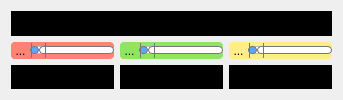
        <widget class="QWidget" name="model_1">
         <property name="styleSheet">
          <string notr="true"/>
         </property>
         <attribute name="title">
          <string>Tab 2</string>
         </attribute>
         <layout class="QGridLayout" name="gridLayout_5">
          <item row="1" column="2">
           <widget class="QFrame" name="barx_1">
            <property name="sizePolicy">
             <sizepolicy hsizetype="Preferred" vsizetype="Maximum">
              <horstretch>0</horstretch>
              <verstretch>0</verstretch>
             </sizepolicy>
            </property>
            <property name="styleSheet">
             <string notr="true">background-color: #FFED87;
border-radius: 4px;</string>
            </property>
            <property name="frameShape">
             <enum>QFrame::StyledPanel</enum>
            </property>
            <property name="frameShadow">
             <enum>QFrame::Raised</enum>
            </property>
            <layout class="QHBoxLayout" name="horizontalLayout_6">
             <property name="spacing">
              <number>0</number>
             </property>
             <property name="leftMargin">
              <number>0</number>
             </property>
             <property name="topMargin">
              <number>0</number>
             </property>
             <property name="rightMargin">
              <number>0</number>
             </property>
             <property name="bottomMargin">
              <number>0</number>
             </property>
             <item>
              <widget class="QToolButton" name="zoomxButton_1">
               <property name="text">
                <string>...</string>
               </property>
              </widget>
             </item>
             <item>
              <widget class="QSlider" name="sliderx_1">
               <property name="mouseTracking">
                <bool>false</bool>
               </property>
               <property name="styleSheet">
                <string notr="true">QSlider::groove:horizontal {
border: 1px solid #bbb;
background: white;
height: 6px;
border-radius: 4px;
}

QSlider::sub-page:horizontal {
background: rgb(85, 170, 255);
border: 1px solid #777;
height: 10px;
border-radius: 4px;
}

QSlider::add-page:horizontal {
background: #fff;
border: 1px solid #777;
height: 10px;
border-radius: 4px;
}

QSlider::handle:horizontal {
background: qlineargradient(x1:0, y1:0, x2:1, y2:1,
    stop:0 #eee, stop:1 #ccc);
border: 1px solid #777;
width: 13px;
margin-top: -8px;
margin-bottom: -8px;
border-radius: 4px;
}

QSlider::handle:horizontal:hover {
background: qlineargradient(x1:0, y1:0, x2:1, y2:1,
    stop:0 #fff, stop:1 #ddd);
border: 1px solid #444;
border-radius: 4px;
}

QSlider::sub-page:horizontal:disabled {
background: #eee;
border-color: #999;
}

QSlider::add-page:horizontal:disabled {
background: #eee;
border-color: #999;
}

QSlider::handle:horizontal:disabled {
background: #eee;
border: 1px solid #aaa;
border-radius: 4px;
}</string>
               </property>
               <property name="orientation">
                <enum>Qt::Horizontal</enum>
               </property>
              </widget>
             </item>
            </layout>
           </widget>
          </item>
          <item row="1" column="1">
           <widget class="QFrame" name="bary_1">
            <property name="styleSheet">
             <string notr="true">background-color: #8FE561;
border-radius: 4px;</string>
            </property>
            <property name="frameShape">
             <enum>QFrame::StyledPanel</enum>
            </property>
            <property name="frameShadow">
             <enum>QFrame::Raised</enum>
            </property>
            <layout class="QHBoxLayout" name="horizontalLayout_4">
             <property name="spacing">
              <number>0</number>
             </property>
             <property name="leftMargin">
              <number>0</number>
             </property>
             <property name="topMargin">
              <number>0</number>
             </property>
             <property name="rightMargin">
              <number>0</number>
             </property>
             <property name="bottomMargin">
              <number>0</number>
             </property>
             <item>
              <widget class="QToolButton" name="zoomyButton_1">
               <property name="text">
                <string>...</string>
               </property>
              </widget>
             </item>
             <item>
              <widget class="QSlider" name="slidery_1">
               <property name="mouseTracking">
                <bool>false</bool>
               </property>
               <property name="styleSheet">
                <string notr="true">QSlider::groove:horizontal {
border: 1px solid #bbb;
background: white;
height: 6px;
border-radius: 4px;
}

QSlider::sub-page:horizontal {
background: rgb(85, 170, 255);
border: 1px solid #777;
height: 10px;
border-radius: 4px;
}

QSlider::add-page:horizontal {
background: #fff;
border: 1px solid #777;
height: 10px;
border-radius: 4px;
}

QSlider::handle:horizontal {
background: qlineargradient(x1:0, y1:0, x2:1, y2:1,
    stop:0 #eee, stop:1 #ccc);
border: 1px solid #777;
width: 13px;
margin-top: -8px;
margin-bottom: -8px;
border-radius: 4px;
}

QSlider::handle:horizontal:hover {
background: qlineargradient(x1:0, y1:0, x2:1, y2:1,
    stop:0 #fff, stop:1 #ddd);
border: 1px solid #444;
border-radius: 4px;
}

QSlider::sub-page:horizontal:disabled {
background: #eee;
border-color: #999;
}

QSlider::add-page:horizontal:disabled {
background: #eee;
border-color: #999;
}

QSlider::handle:horizontal:disabled {
background: #eee;
border: 1px solid #aaa;
border-radius: 4px;
}</string>
               </property>
               <property name="orientation">
                <enum>Qt::Horizontal</enum>
               </property>
              </widget>
             </item>
            </layout>
           </widget>
          </item>
          <item row="1" column="0">
           <widget class="QFrame" name="barz_1">
            <property name="styleSheet">
             <string notr="true">background-color: rgb(255, 131, 114);
border-radius: 4px;</string>
            </property>
            <property name="frameShape">
             <enum>QFrame::StyledPanel</enum>
            </property>
            <property name="frameShadow">
             <enum>QFrame::Raised</enum>
            </property>
            <layout class="QHBoxLayout" name="horizontalLayout_5">
             <property name="spacing">
              <number>0</number>
             </property>
             <property name="leftMargin">
              <number>0</number>
             </property>
             <property name="topMargin">
              <number>0</number>
             </property>
             <property name="rightMargin">
              <number>0</number>
             </property>
             <property name="bottomMargin">
              <number>0</number>
             </property>
             <item>
              <widget class="QToolButton" name="zoomzButton_1">
               <property name="text">
                <string>...</string>
               </property>
              </widget>
             </item>
             <item>
              <widget class="QSlider" name="sliderz_1">
               <property name="mouseTracking">
                <bool>false</bool>
               </property>
               <property name="styleSheet">
                <string notr="true">QSlider::groove:horizontal {
border: 1px solid #bbb;
background: white;
height: 6px;
border-radius: 4px;
}

QSlider::sub-page:horizontal {
background: rgb(85, 170, 255);
border: 1px solid #777;
height: 10px;
border-radius: 4px;
}

QSlider::add-page:horizontal {
background: #fff;
border: 1px solid #777;
height: 10px;
border-radius: 4px;
}

QSlider::handle:horizontal {
background: qlineargradient(x1:0, y1:0, x2:1, y2:1,
    stop:0 #eee, stop:1 #ccc);
border: 1px solid #777;
width: 13px;
margin-top: -8px;
margin-bottom: -8px;
border-radius: 4px;
}

QSlider::handle:horizontal:hover {
background: qlineargradient(x1:0, y1:0, x2:1, y2:1,
    stop:0 #fff, stop:1 #ddd);
border: 1px solid #444;
border-radius: 4px;
}

QSlider::sub-page:horizontal:disabled {
background: #eee;
border-color: #999;
}

QSlider::add-page:horizontal:disabled {
background: #eee;
border-color: #999;
}

QSlider::handle:horizontal:disabled {
background: #eee;
border: 1px solid #aaa;
border-radius: 4px;
}</string>
               </property>
               <property name="orientation">
                <enum>Qt::Horizontal</enum>
               </property>
               <property name="tickPosition">
                <enum>QSlider::NoTicks</enum>
               </property>
              </widget>
             </item>
            </layout>
           </widget>
          </item>
          <item row="2" column="2">
           <widget class="QLabel" name="imagex_1">
            <property name="mouseTracking">
             <bool>true</bool>
            </property>
            <property name="styleSheet">
             <string notr="true">background-color: rgb(0, 0, 0);</string>
            </property>
            <property name="text">
             <string>TextLabel</string>
            </property>
            <property name="alignment">
             <set>Qt::AlignCenter</set>
            </property>
           </widget>
          </item>
          <item row="2" column="1">
           <widget class="QLabel" name="imagey_1">
            <property name="mouseTracking">
             <bool>true</bool>
            </property>
            <property name="styleSheet">
             <string notr="true">background-color: rgb(0, 0, 0);</string>
            </property>
            <property name="text">
             <string>TextLabel</string>
            </property>
            <property name="alignment">
             <set>Qt::AlignCenter</set>
            </property>
           </widget>
          </item>
          <item row="0" column="0" colspan="3">
           <widget class="QLabel" name="threeD_window_1">
            <property name="sizePolicy">
             <sizepolicy hsizetype="Preferred" vsizetype="Preferred">
              <horstretch>0</horstretch>
              <verstretch>0</verstretch>
             </sizepolicy>
            </property>
            <property name="styleSheet">
             <string notr="true">background-color: rgb(0, 0, 0);</string>
            </property>
            <property name="text">
             <string>TextLabel</string>
            </property>
            <property name="scaledContents">
             <bool>false</bool>
            </property>
            <property name="indent">
             <number>0</number>
            </property>
           </widget>
          </item>
          <item row="2" column="0">
           <widget class="QLabel" name="imagez_1">
            <property name="mouseTracking">
             <bool>true</bool>
            </property>
            <property name="styleSheet">
             <string notr="true">background-color: rgb(0, 0, 0);</string>
            </property>
            <property name="text">
             <string>TextLabel</string>
            </property>
            <property name="alignment">
             <set>Qt::AlignCenter</set>
            </property>
           </widget>
          </item>
         </layout>
        </widget>
